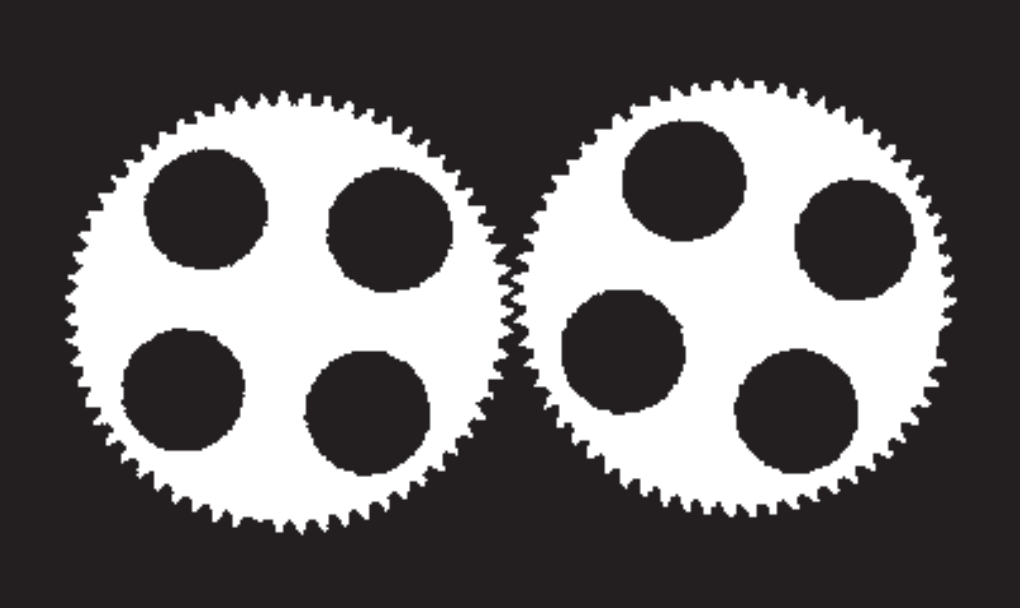
#> input picture img/gears1.png, 1020 x 608 px
$ jupyter execute cvision_kuliev_lab4.ipynb   (shell and % lines are left out)
#> lines starting #> are read from the running program, lines starting #| are printed output that depends on the picture; after the words box and inside, x2 and y2 are one past the last pixel; in counts of white or black regions, pixels touching at a corner belong together
[cell 1]
import cv2
import matplotlib.pyplot as plt
from matplotlib.pyplot import figure
import numpy as np


image_bank = {}

[cell 2]
def get_image(filename='img/gears1.png'):
#> called with filename = 'img/gears1.png'
    if filename in image_bank.keys():
        return image_bank[filename]

    img = cv2.imread(filename, 0)
#> img: shape (608, 1020); min 32, max 255, mean 101.6
    img[img > 50] = 255
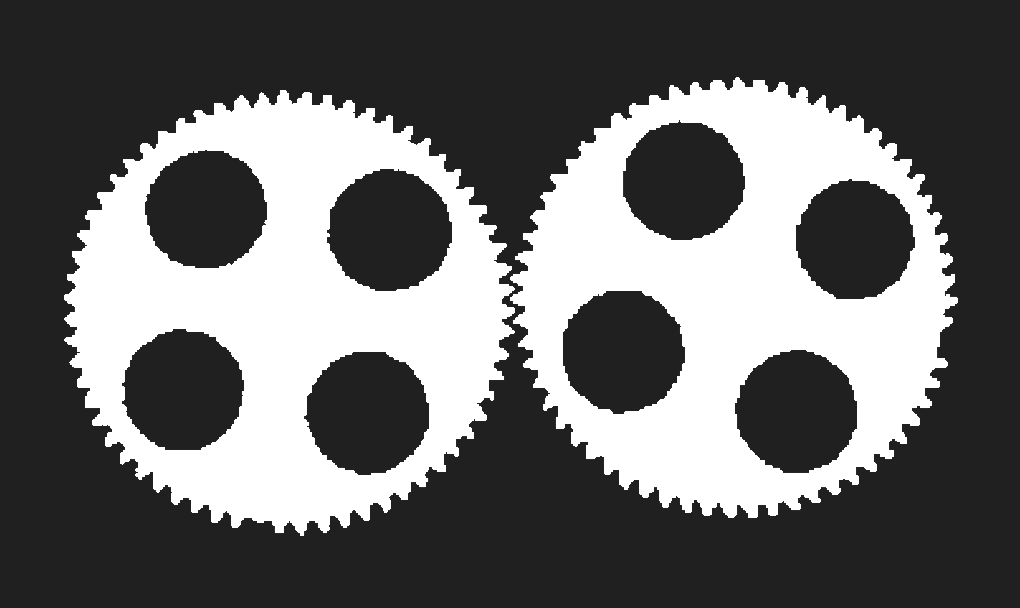
#> img: shape (608, 1020); min 32, max 255, mean 105
    img[img <= 50] = 0
#> img: shape (608, 1020); 32.7% white; 2 white regions, box (x1, y1, x2, y2) and area: (64, 90, 515, 536) 102496, (510, 77, 958, 518) 100463
    image_bank[filename] = img
    return image_bank[filename]


def plot_image(image, size=(3, 3)):
    image = image.astype(np.uint8)
    fig, ax = plt.subplots(figsize=size,  dpi=300)
    ax.imshow(image, cmap='gray')
    ax.axis('off')
    plt.show()


def ring(r):
#> called with r = 70
    d = 2 * r + 1
#> d = 141
    rx, ry = d / 2, d / 2
#> rx = 70.5; ry = 70.5
    x, y = np.indices((d, d))
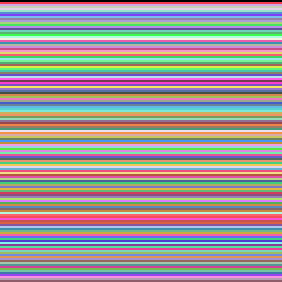
#> x: shape (141, 141) int64 (shown 2 times larger); 141 distinct labels, from 0 to 140; one colour per label, 0 black
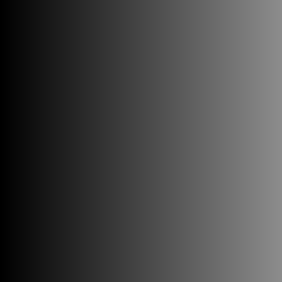
#> y: shape (141, 141) int64 (shown 2 times larger); min 0, max 140, mean 70
    distance = np.hypot(rx - x, ry - y)
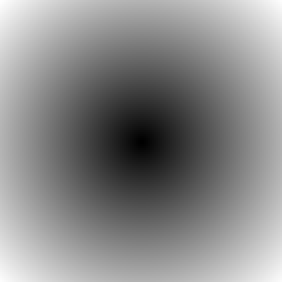
#> distance: shape (141, 141) float64 (shown 2 times larger); min 0.707, max 99.7, mean 53.9; drawn with min black and max white
    mask = np.abs(distance - r) < 0.5
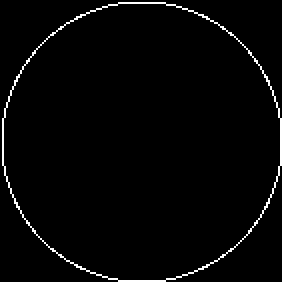
#> mask: shape (141, 141) bool (shown 2 times larger); 2.2% white in thin lines or dots
    return mask.astype('uint8')

# Исходное изображение

[cell 3]
plot_image(get_image())

[cell 4]
def erode(image, kernel, iterations=1):
#> called with iterations = 1
    return cv2.erode(image, kernel, iterations)
#> returned value: shape (608, 1020); 0.25% white; 8 white regions, largest, box (x1, y1, x2, y2) and area: (845, 231, 863, 248) 246, (197, 200, 214, 219) 234, (675, 170, 691, 189) 223


def find_holes():
    return erode(get_image(), ring(70))

# Центры дырок

[cell 5]
step1 = find_holes()
plot_image(step1)

[cell 6]
def dilate(image, kernel, iterations=1):
#> called with iterations = 1
    return cv2.dilate(image, kernel, iterations)
#> returned value: shape (608, 1020); 27.9% white; 8 white regions, largest, box (x1, y1, x2, y2) and area: (771, 157, 938, 323) 22111, (123, 126, 289, 294) 22041, (601, 96, 766, 264) 21962


def ellipse(size):
    return cv2.getStructuringElement(cv2.MORPH_ELLIPSE, size)


def dilate_centers():
    return dilate(step1, ellipse((150, 150)))

# Расширение центров

[cell 7]
step2 = dilate_centers()
plot_image(step2)

[cell 8]
def delete_holes():
    image = get_image().copy()
    image += step2
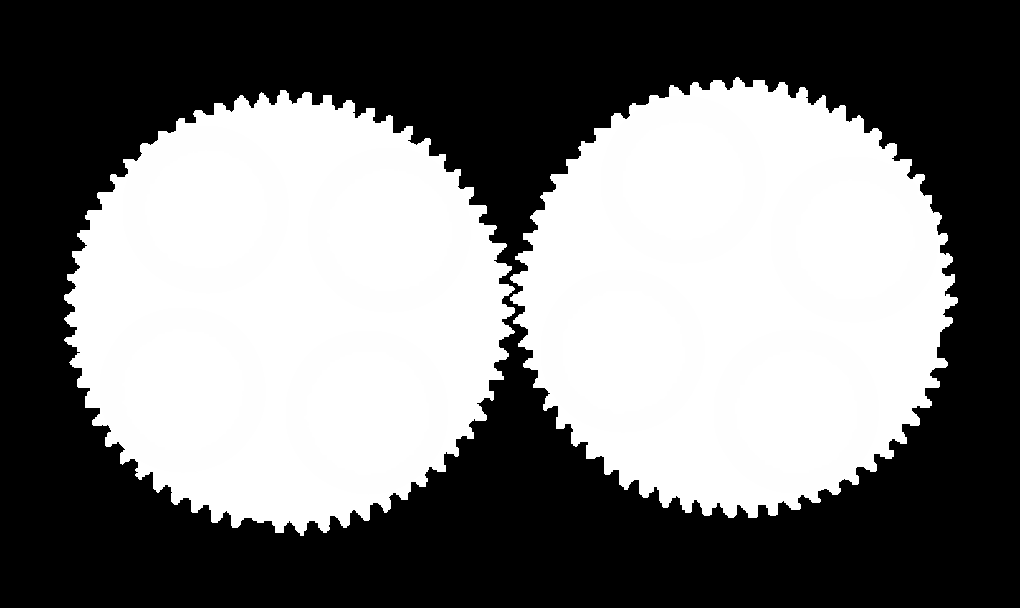
#> image: shape (608, 1020); min 0, max 255, mean 121
    return image

# Удаление дырок

[cell 9]
step3 = delete_holes()
plot_image(step3)

# Выделение области зубцов

[cell 10]
def find_rings():
    closure = cv2.morphologyEx(step3, cv2.MORPH_OPEN, ellipse((270, 270)))
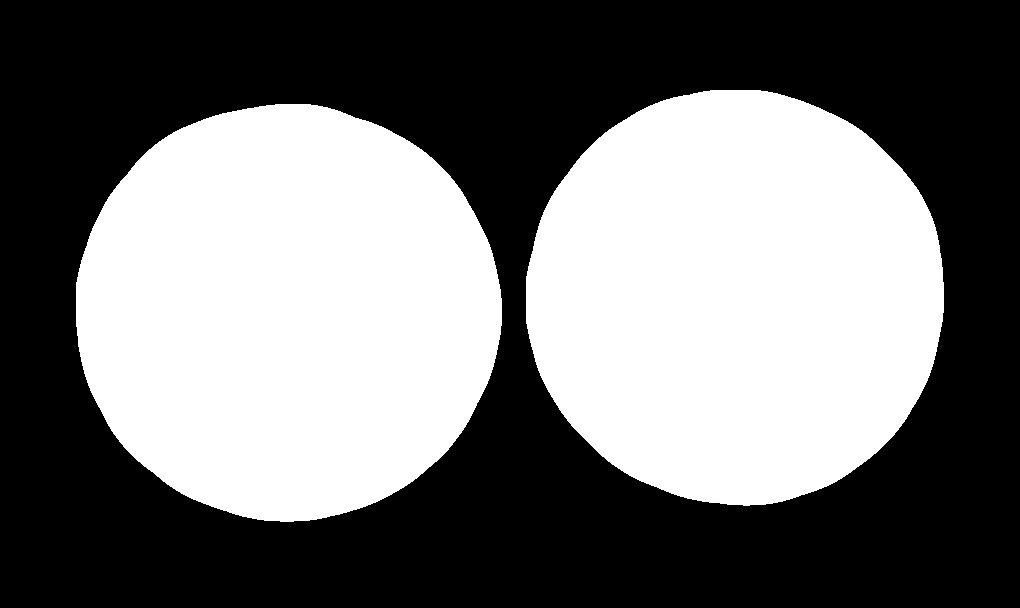
#> closure: shape (608, 1020); values 0 (black) and 254 (white), 44.7% white; 2 white regions, box (x1, y1, x2, y2) and area: (76, 104, 502, 522) 139795, (526, 90, 944, 506) 137194
    rings = cv2.subtract(cv2.dilate(closure, ellipse((30, 30))), closure)
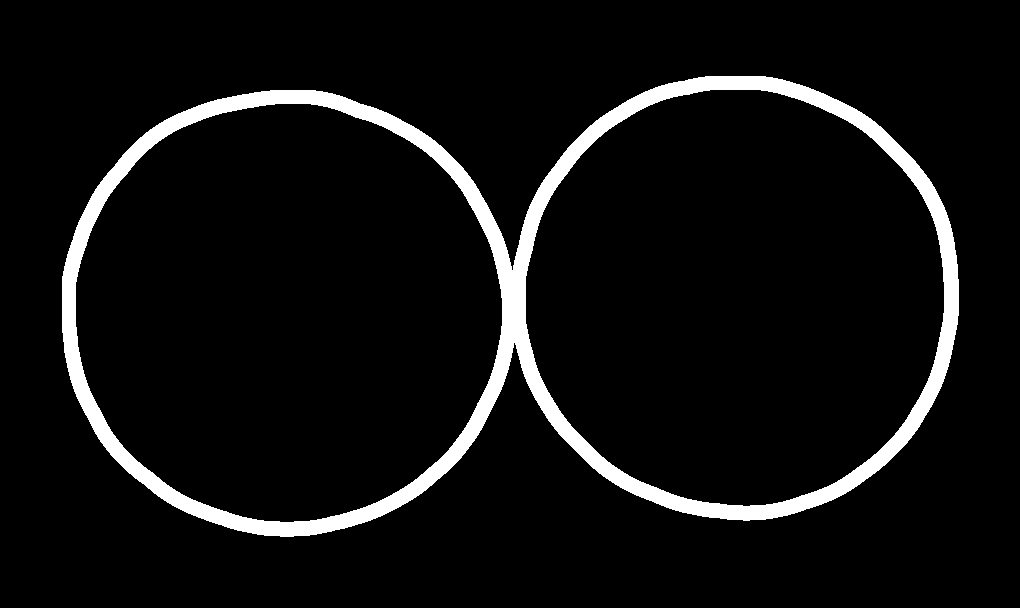
#> rings: shape (608, 1020); values 0 (black) and 254 (white), 6.5% white; 1 white region, box (x1, y1, x2, y2) and area: (62, 76, 959, 537) 40573
    return np.vectorize(lambda x: 1 if x > 50 else 0)(rings).astype('uint8')


step4 = find_rings()
plot_image(step4)

# Выделение зубцов

[cell 11]
step5 = (step3) * (erode(step4, ring(4)))
#> in erode (call 2), `return cv2.erode(image, kernel, iterations)`: returned value: shape (608, 1020); values 0 (black) and 1 (white), 3% white; 1 white region, box (x1, y1, x2, y2) and area: (65, 79, 955, 533) 18776
#> step5: shape (608, 1020); 1.3% white; 126 white regions (2 under 20 px), largest, box (x1, y1, x2, y2) and area: (510, 291, 522, 306) 121, (510, 271, 523, 286) 114, (721, 507, 737, 516) 104
plot_image(step5)

# Соединение рядом стоящий зубцов

[cell 12]
step6 = dilate(step5, ellipse((25, 25)))
#> in dilate (call 2), `return cv2.dilate(image, kernel, iterations)`: returned value: shape (608, 1020); 12.6% white; 1 white region, box (x1, y1, x2, y2) and area: (53, 67, 967, 545) 78274
step6 = np.vectorize(lambda x: 1 if x > 50 else 0)(step6).astype('uint8')
plot_image(step6)

# Вычитание соединенных зубцов из всей области

[cell 13]
step7 = cv2.subtract(step4, step6)
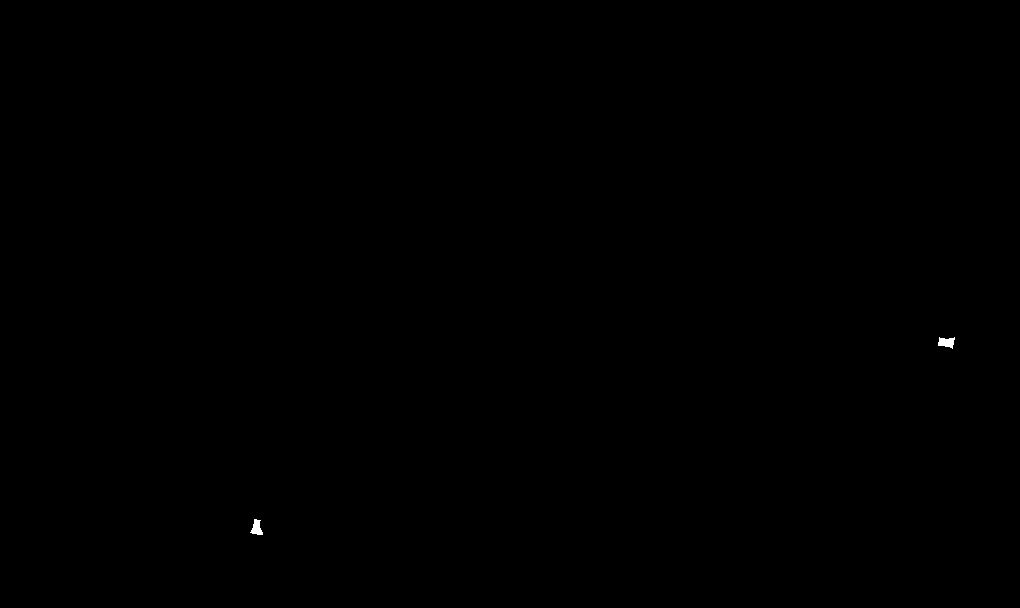
#> step7: shape (608, 1020); values 0 (black) and 1 (white), 0.04% white; 2 white regions, box (x1, y1, x2, y2) and area: (938, 337, 955, 349) 135, (250, 519, 263, 535) 126
plot_image(step7)
step4.max()
#> Out = 1

# Выделение этих областей

[cell 14]
step8 = dilate(erode(step7, ellipse((10, 5))), ellipse((60, 60)))
#> in erode (call 3), `return cv2.erode(image, kernel, iterations)`: returned value: shape (608, 1020); values 0 (black) and 1 (white), 0% white; 2 white regions (1 under 20 px), largest, box (x1, y1, x2, y2) and area: (943, 340, 950, 345) 26
#> in ellipse (call 6), `return cv2.getStructuringElement(cv2.MORPH_ELLIPSE, size)`: returned value: shape (60, 60); values 0 (black) and 1 (white), 79.7% white; 4 black regions, box (x1, y1, x2, y2) and area: (0, 0, 30, 25) 210, (31, 0, 60, 21) 185, (0, 36, 22, 60) 180, (39, 40, 60, 60) 156
#> in dilate (call 3), `return cv2.dilate(image, kernel, iterations)`: returned value: shape (608, 1020); values 0 (black) and 1 (white), 1% white; 2 white regions, box (x1, y1, x2, y2) and area: (914, 311, 980, 375) 3429, (227, 501, 288, 563) 3015
plot_image(step8)

# Результат

[cell 15]
step9 = step8 + step6
step9 = np.vectorize(lambda x: 1 if x > 0 else 0)(step9).astype('uint8')
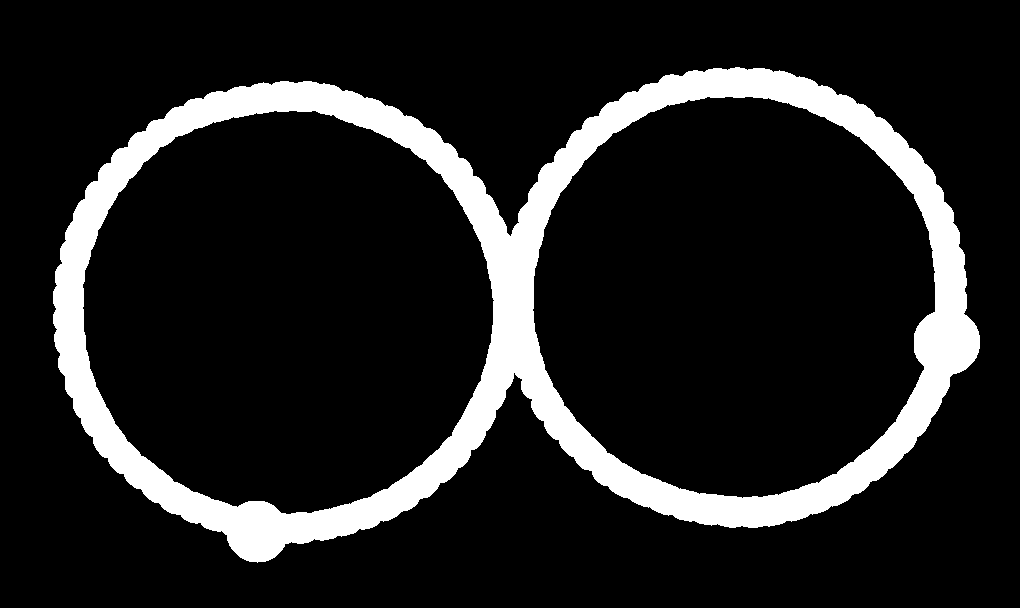
#> step9: shape (608, 1020); values 0 (black) and 1 (white), 13.2% white; 1 white region, box (x1, y1, x2, y2) and area: (53, 67, 980, 563) 81816
plot_image(step9)
